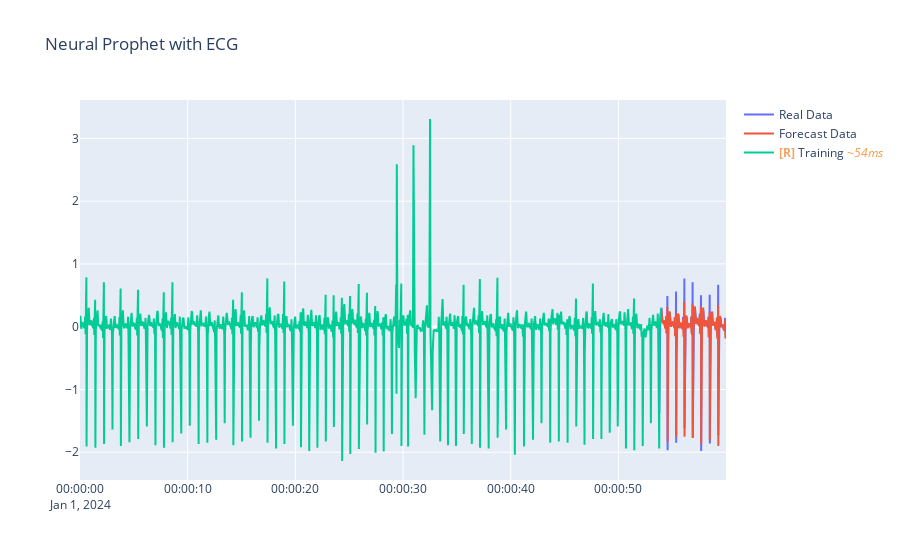

The notebook cell this image was saved under:
### Code cell
fig = go.Figure()
fig.update_layout(title="Neural Prophet with ECG")
fig.add_trace(go.Scatter(x=df_test['ds'], y=df_test['y'], mode='lines', name='Real Data'))
fig.add_trace(go.Scatter(x=forecast['ds'], y=forecast['yhat1'], mode='lines', name='Forecast Data'))
fig.add_trace(go.Scatter(x=df_train['ds'], y=df_train['y'], mode='lines', name='Training'))
fig.show()

### Figure 1 — Plotly figure (JSON) as saved in the notebook; plotly's stock layout.template omitted (floating-point values rounded to 4 significant figures; data arrays with more than 128 entries replaced by an {"elided": "..."} marker saying what was removed)
{"data": [{"mode": "lines", "name": "Real Data", "type": "scatter", "uid": "7c257830-ff5c-4dd0-85cc-df7d55d0cf25", "x": {"elided": "794 str values"}, "y": {"elided": "794 float values"}}, {"mode": "lines", "name": "Forecast Data", "type": "scatter", "uid": "efb0d410-6e13-40cd-999e-0a5b24ccecf4", "x": {"elided": "794 str values"}, "y": {"elided": "794 float values"}}, {"mode": "lines", "name": "<b style=\"color:sandybrown\">[R]</b> Training <i style=\"color:#fc9944\">~54ms</i>", "type": "scatter", "uid": "3cf59e22-eb6c-4eb2-86a7-22855778b9c2", "x": {"elided": "1000 str values"}, "y": {"elided": "1000 float values"}}], "layout": {"title": {"text": "Neural Prophet with ECG"}}}
